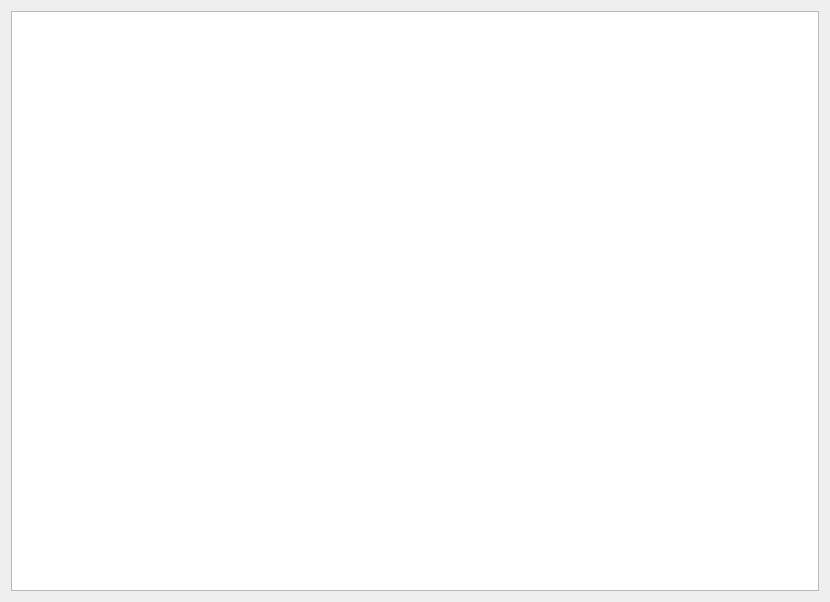
<?xml version="1.0" encoding="UTF-8"?>
<ui version="4.0">
 <class>AbnormalData</class>
 <widget class="QDialog" name="AbnormalData">
  <property name="geometry">
   <rect>
    <x>0</x>
    <y>0</y>
    <width>830</width>
    <height>602</height>
   </rect>
  </property>
  <property name="windowTitle">
   <string>AbnormalData</string>
  </property>
  <layout class="QVBoxLayout" name="verticalLayout">
   <item>
    <widget class="QTextEdit" name="textEdit"/>
   </item>
  </layout>
 </widget>
 <layoutdefault spacing="6" margin="11"/>
 <resources/>
 <connections/>
</ui>
